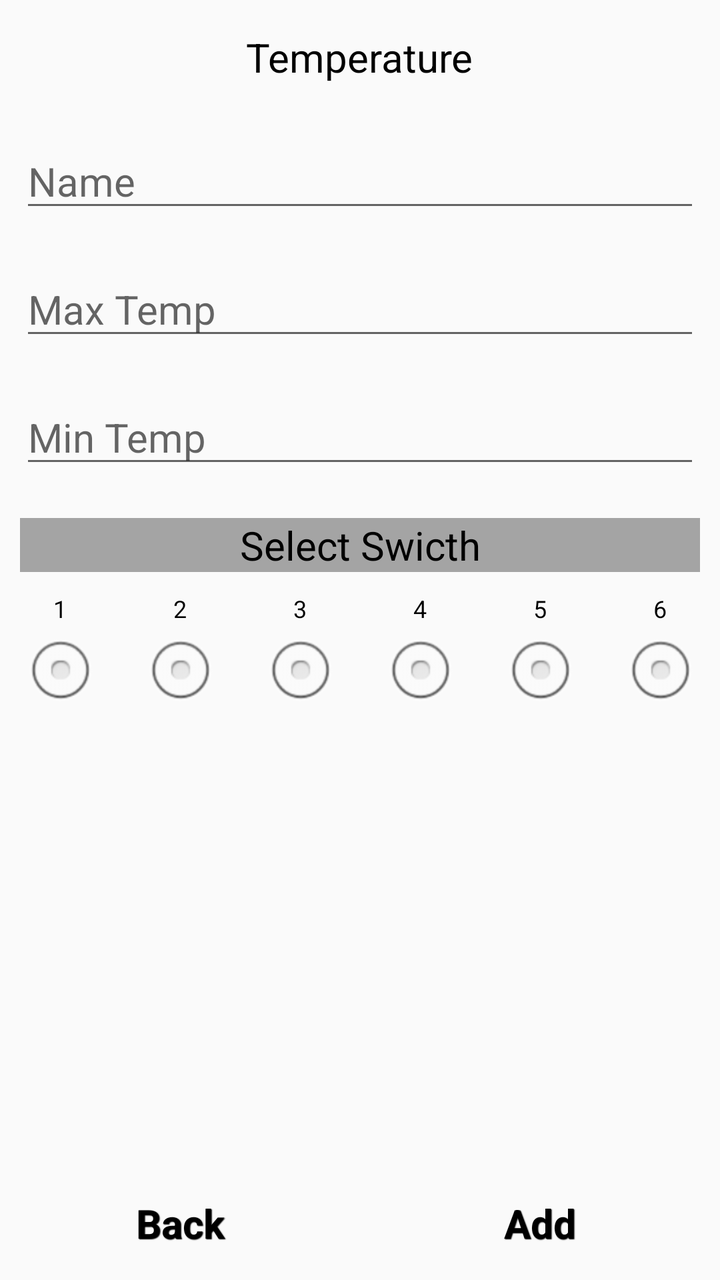
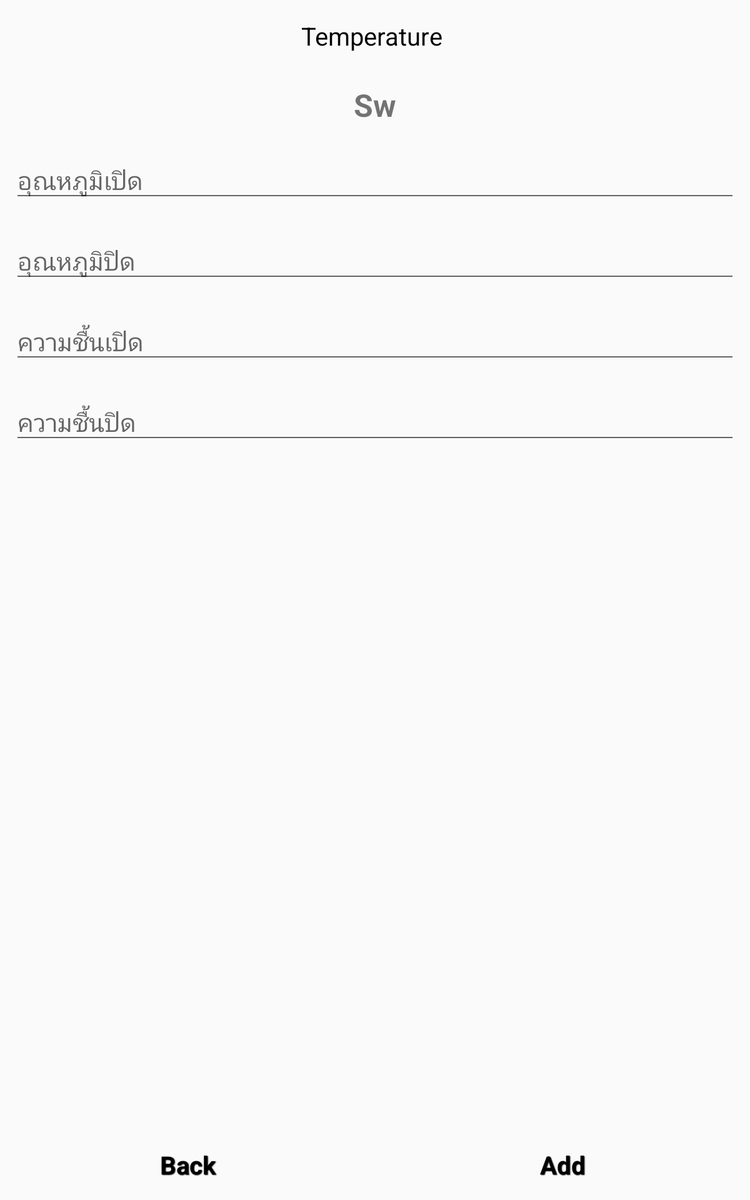

An Android layout and its configuration variant, each rendered on a device that would load it. The default file and the variant file are quoted in full after the pictures.
<!-- AndroidManifest.xml: application theme AppTheme -->
<!-- res/layout/activity_by_temp.xml -->
<?xml version="1.0" encoding="utf-8"?>
<RelativeLayout xmlns:android="http://schemas.android.com/apk/res/android"
    xmlns:tools="http://schemas.android.com/tools"
    android:layout_width="match_parent"
    android:layout_height="match_parent" >

    

    <RelativeLayout
        android:id="@+id/header"
        style="@style/btnStyleSeagull"
        android:layout_width="match_parent"
        android:layout_height="wrap_content"
        android:layout_alignParentTop="true"
        android:gravity="center" >

        <TextView
            android:layout_width="wrap_content"
            android:layout_height="wrap_content"
            android:layout_margin="5dp"
            android:text="Temperature"
            android:textColor="#000"
            android:textSize="20sp" />
    </RelativeLayout>

    

    <RelativeLayout
        android:id="@+id/footer"
        android:layout_width="match_parent"
        android:layout_height="wrap_content"
        android:layout_alignParentBottom="true"
        android:gravity="center" >

        <LinearLayout
            android:layout_width="fill_parent"
            android:layout_height="wrap_content" >

            <TableRow
                android:layout_width="0dp"
                android:layout_height="wrap_content"
                android:layout_weight="1"
                android:gravity="center" >

                <TextView
                    android:id="@+id/tvBack"
                    style="@style/btnStyleSeagull"
                    android:layout_width="fill_parent"
                    android:layout_height="wrap_content"
                    android:layout_margin="5dp"
                    android:text="Back"
                    android:textColor="#000"
                    android:textSize="20sp" />
            </TableRow>

            <TableRow
                android:layout_width="0dp"
                android:layout_height="wrap_content"
                android:layout_weight="1"
                android:gravity="center" >

                <TextView
                    android:id="@+id/tvAdd"
                    style="@style/btnStyleSeagull"
                    android:layout_width="fill_parent"
                    android:layout_height="wrap_content"
                    android:layout_margin="5dp"
                    android:text="Add"
                    android:textColor="#000"
                    android:textSize="20sp" />
            </TableRow>
        </LinearLayout>
    </RelativeLayout>

    

    <RelativeLayout
        android:id="@+id/content"
        android:layout_width="fill_parent"
        android:layout_height="fill_parent"
        android:layout_above="@id/footer"
        android:layout_below="@id/header"
        android:gravity="center" >

        <LinearLayout
            android:layout_width="fill_parent"
            android:layout_height="fill_parent"
            android:orientation="vertical" >

            <TableRow
                android:layout_width="fill_parent"
                android:layout_height="wrap_content"
                android:gravity="center" >

                <EditText
                    android:id="@+id/etName"
                    android:layout_width="fill_parent"
                    android:layout_height="wrap_content"
                    android:layout_margin="10dp"
                    android:hint="Name"
                    android:textSize="20sp" />
            </TableRow>

            <TableRow
                android:layout_width="fill_parent"
                android:layout_height="wrap_content"
                android:gravity="center" >

                <EditText
                    android:id="@+id/etMaxTemp"
                    android:layout_width="fill_parent"
                    android:layout_height="wrap_content"
                    android:layout_margin="10dp"
                    android:hint="Max Temp"
                    android:singleLine="true"
                    android:inputType="number"
                    android:textSize="20sp" />
            </TableRow>

            <TableRow
                android:layout_width="fill_parent"
                android:layout_height="wrap_content"
                android:gravity="center" >

                <EditText
                    android:id="@+id/etMinTemp"
                    android:layout_width="fill_parent"
                    android:layout_height="wrap_content"
                    android:layout_margin="10dp"
                    android:singleLine="true"
                    android:inputType="number"
                    android:hint="Min Temp"
                    android:textSize="20sp" />
            </TableRow>

            <TableRow
                android:layout_width="fill_parent"
                android:layout_height="wrap_content"
                android:gravity="center" >

                <TextView
                    android:layout_width="fill_parent"
                    android:layout_height="wrap_content"
                    android:layout_margin="10dp"
                    android:background="#A4A4A4"
                    android:gravity="center"
                    android:text="Select Swicth"
                    android:textColor="#000"
                    android:textSize="20sp" />
            </TableRow>

            <TableRow
                android:layout_width="fill_parent"
                android:layout_height="wrap_content"
                android:visibility="gone"
                android:gravity="center" >

                <TextView
                    android:layout_width="0dp"
                    android:layout_height="wrap_content"
                    
                    android:layout_weight="1"
                    android:gravity="center"
                    android:text="1"
                    android:textColor="#000"
                    android:textSize="12sp" />

                <TextView
                    android:layout_width="0dp"
                    android:layout_height="wrap_content"
                    
                    android:layout_weight="1"
                    android:gravity="center"
                    android:text="2"
                    android:textColor="#000"
                    android:textSize="12sp" />

                <TextView
                    android:layout_width="0dp"
                    android:layout_height="wrap_content"
                    
                    android:layout_weight="1"
                    android:gravity="center"
                    android:text="3"
                    android:textColor="#000"
                    android:textSize="12sp" />

                <TextView
                    android:layout_width="0dp"
                    android:layout_height="wrap_content"
                    
                    android:layout_weight="1"
                    android:gravity="center"
                    android:text="4"
                    android:textColor="#000"
                    android:textSize="12sp" />

                <TextView
                    android:layout_width="0dp"
                    android:layout_height="wrap_content"
                    
                    android:layout_weight="1"
                    android:gravity="center"
                    android:text="5"
                    android:textColor="#000"
                    android:textSize="12sp" />

                <TextView
                    android:layout_width="0dp"
                    android:layout_height="wrap_content"
                    
                    android:layout_weight="1"
                    android:gravity="center"
                    android:text="6"
                    android:textColor="#000"
                    android:textSize="12sp" />
            </TableRow>

            <TableRow
                android:layout_width="fill_parent"
                android:layout_height="wrap_content"
                android:gravity="center" >

                    <RadioButton
                        android:id="@+id/radioButton1"
                        android:layout_width="0dp"
                        android:layout_weight="1"
                        android:button="@null"
                        android:drawableBottom="@android:drawable/btn_radio"
                        android:gravity="center"
                        android:layout_height="wrap_content"
                        android:textSize="12sp"
                        android:text="1" />

                    <RadioButton
                        android:id="@+id/radioButton2"
                        android:layout_width="0dp"
                        android:layout_weight="1"
                        android:button="@null"
                        android:drawableBottom="@android:drawable/btn_radio"
                        android:gravity="center"
                        android:textSize="12sp"
                        android:layout_height="wrap_content"
                        android:text="2" />

                    <RadioButton
                        android:id="@+id/radioButton3"
                        android:layout_width="0dp"
                        android:layout_weight="1"
                        android:button="@null"
                        android:drawableBottom="@android:drawable/btn_radio"
                        android:gravity="center"
                        android:textSize="12sp"
                        android:layout_height="wrap_content"
                        android:text="3" />
                    
                    <RadioButton
                        android:id="@+id/radioButton4"
                        android:layout_width="0dp"
                        android:layout_weight="1"
                        android:button="@null"
                        android:drawableBottom="@android:drawable/btn_radio"
                        android:gravity="center"
                        android:textSize="12sp"
                        android:layout_height="wrap_content"
                        android:text="4" />
                    
                    <RadioButton
                        android:id="@+id/radioButton5"
                        android:layout_width="0dp"
                        android:layout_weight="1"
                        android:button="@null"
                        android:drawableBottom="@android:drawable/btn_radio"
                        android:gravity="center"
                        android:textSize="12sp"
                        android:layout_height="wrap_content"
                        android:text="5" />
                    
                    <RadioButton
                        android:id="@+id/radioButton6"
                        android:layout_width="0dp"
                        android:layout_weight="1"
                        android:button="@null"
                        android:drawableBottom="@android:drawable/btn_radio"
                        android:gravity="center"
                        android:textSize="12sp"
                        android:layout_height="wrap_content"
                        android:text="6" />
                
            </TableRow>
        </LinearLayout>
    </RelativeLayout>

</RelativeLayout>
<!-- resources referenced by this layout -->
<resources>
  <style name="btnStyleSeagull" parent="@android:style/Widget.Button">
         <item name="android:textSize">15sp</item>
         <item name="android:textStyle">bold</item>
         <item name="android:textColor">#626954</item>
         <item name="android:gravity">center</item>
         <item name="android:shadowColor">#000000</item>
         <item name="android:shadowDx">1</item>
         <item name="android:shadowDy">1</item>
         <item name="android:shadowRadius">0.6</item>
         <item name="android:background">@drawable/custom_btn_seagull</item>
         <item name="android:padding">10dip</item>
     </style>
  <style name="AppTheme" parent="AppBaseTheme">
          
      </style>
  <style name="AppBaseTheme" parent="Theme.AppCompat.Light">
          
      </style>
</resources>
<!-- res/layout-large/activity_by_temp.xml (the repository's variant of the layout above) -->
<!-- drawn on a 7-inch tablet held upright -->
<?xml version="1.0" encoding="utf-8"?>
<RelativeLayout xmlns:android="http://schemas.android.com/apk/res/android"
    xmlns:tools="http://schemas.android.com/tools"
    android:layout_width="match_parent"
    android:layout_height="match_parent" >

    

    <RelativeLayout
        android:id="@+id/header"
        style="@style/btnStyleSeagull"
        android:layout_width="match_parent"
        android:layout_height="wrap_content"
        android:layout_alignParentTop="true"
        android:gravity="center" >

        <TextView
            android:layout_width="wrap_content"
            android:layout_height="wrap_content"
            android:layout_margin="5dp"
            android:text="Temperature "
            android:textColor="#000"
            android:textSize="20sp" />
    </RelativeLayout>

    

    <RelativeLayout
        android:id="@+id/footer"
        android:layout_width="match_parent"
        android:layout_height="wrap_content"
        android:layout_alignParentBottom="true"
        android:gravity="center" >

        <LinearLayout
            android:layout_width="fill_parent"
            android:layout_height="wrap_content" >

            <TableRow
                android:layout_width="0dp"
                android:layout_height="wrap_content"
                android:layout_weight="1"
                android:gravity="center" >

                <TextView
                    android:id="@+id/tvBack"
                    style="@style/btnStyleSeagull"
                    android:layout_width="fill_parent"
                    android:layout_height="wrap_content"
                    android:layout_margin="5dp"
                    android:text="Back"
                    android:textColor="#000"
                    android:textSize="20sp" />
            </TableRow>

            <TableRow
                android:layout_width="0dp"
                android:layout_height="wrap_content"
                android:layout_weight="1"
                android:gravity="center" >

                <TextView
                    android:id="@+id/tvAdd"
                    style="@style/btnStyleSeagull"
                    android:layout_width="fill_parent"
                    android:layout_height="wrap_content"
                    android:layout_margin="5dp"
                    android:text="Add"
                    android:textColor="#000"
                    android:textSize="20sp" />
            </TableRow>
        </LinearLayout>
    </RelativeLayout>

    

    <RelativeLayout
        android:id="@+id/content"
        android:layout_width="fill_parent"
        android:layout_height="fill_parent"
        android:layout_above="@id/footer"
        android:layout_below="@id/header"
        android:gravity="center" >
        <ScrollView
            android:layout_width="fill_parent"
            android:layout_height="fill_parent">
        <LinearLayout
            android:layout_width="fill_parent"
            android:layout_height="fill_parent"
            android:orientation="vertical" >

            <TableRow
                android:layout_width="fill_parent"
                android:layout_height="wrap_content"
                android:gravity="center" >

                <TextView
                    android:id="@+id/etName"
                    android:gravity="center"
                    android:layout_width="fill_parent"
                    android:layout_height="wrap_content"
                    android:layout_margin="10dp"
                    android:text="Sw"
                    android:textSize="25sp"
                    android:textStyle="bold"
                    />
            </TableRow>

            <TableRow
                android:layout_width="fill_parent"
                android:layout_height="wrap_content"
                android:gravity="center" >

                <EditText
                    android:id="@+id/etMaxTemp"
                    android:layout_width="fill_parent"
                    android:layout_height="wrap_content"
                    android:layout_margin="10dp"
                    android:hint="อุณหภูมิเปิด"
                    android:singleLine="true"
                    android:inputType="number"
                    android:textSize="20sp" />
            </TableRow>

            <TableRow
                android:layout_width="fill_parent"
                android:layout_height="wrap_content"
                android:gravity="center" >

                <EditText
                    android:id="@+id/etMinTemp"
                    android:layout_width="fill_parent"
                    android:layout_height="wrap_content"
                    android:layout_margin="10dp"
                    android:singleLine="true"
                    android:inputType="number"
                    android:hint="อุณหภูมิปิด"
                    android:textSize="20sp" />
            </TableRow>
            <TableRow
                android:layout_width="fill_parent"
                android:layout_height="wrap_content"
                android:gravity="center" >

                <EditText
                    android:id="@+id/etMaxMois"
                    android:layout_width="fill_parent"
                    android:layout_height="wrap_content"
                    android:layout_margin="10dp"
                    android:hint="ความชื้นเปิด"
                    android:singleLine="true"
                    android:inputType="number"
                    android:textSize="20sp" />
            </TableRow>

            <TableRow
                android:layout_width="fill_parent"
                android:layout_height="wrap_content"
                android:gravity="center" >

                <EditText
                    android:id="@+id/etMinMois"
                    android:layout_width="fill_parent"
                    android:layout_height="wrap_content"
                    android:layout_margin="10dp"
                    android:singleLine="true"
                    android:inputType="number"
                    android:hint="ความชื้นปิด"
                    android:textSize="20sp" />
            </TableRow>
            <TableRow
                android:layout_width="fill_parent"
                android:layout_height="wrap_content"
                style="@style/btnStyleSeagull"
                android:visibility="gone"
                android:gravity="center" >

                <TextView
                    android:gravity="center"
                    android:layout_width="fill_parent"
                    android:layout_height="wrap_content"
                    android:layout_margin="3dp"
                    android:text="Time"
                    android:textSize="20sp"
                    android:textStyle="bold"
                    />
            </TableRow>
            <ListView
                android:layout_width="fill_parent"
                android:layout_height="fill_parent">

            </ListView>
            

        </LinearLayout>
        </ScrollView>
    </RelativeLayout>

</RelativeLayout>
